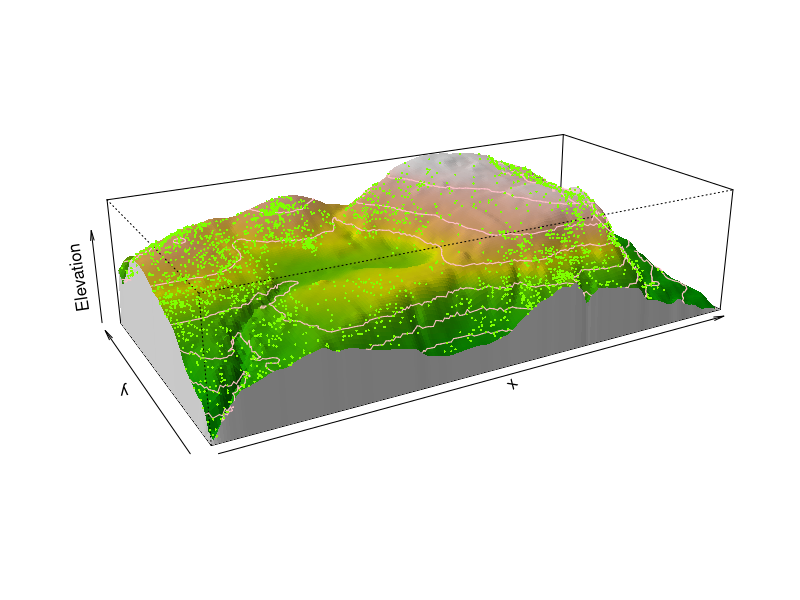

The R source for this figure:
library(spatstat)


### Name: perspPoints
### Title: Draw Points or Lines on a Surface Viewed in Perspective
### Aliases: perspPoints perspSegments perspLines perspContour
### Keywords: spatial hplot

### ** Examples

  M <- persp(bei.extra$elev, colmap=terrain.colors(128),
             apron=TRUE, theta=-30, phi=20,
             zlab="Elevation", main="", 
             expand=6, visible=TRUE, shade=0.3)

  perspContour(bei.extra$elev, M=M, col="pink", nlevels=12)
  perspPoints(bei, Z=bei.extra$elev, M=M, pch=16, cex=0.3, col="chartreuse")
